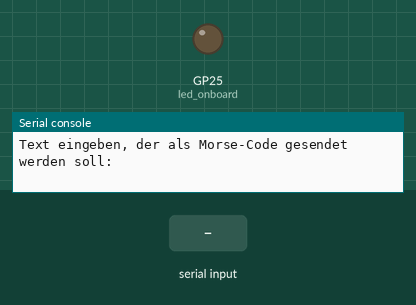
The program below on a simulated Raspberry Pi Pico running MicroPython. Parts: output pins drawn as LEDs (lit = HIGH), the last lines printed to the serial console. The inputs (shaded band) are chosen by the test bench. Threads take turns every 2 ms.

Above: at 1.2 s.
1.3 s: "A" typed at the serial console, then Enter
At 2.1 s:
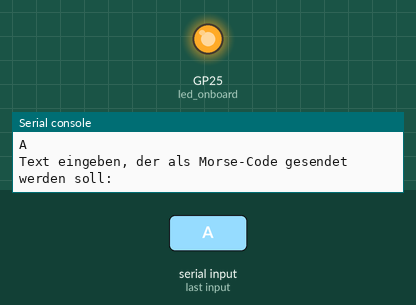
5.3 s: "B" typed at the serial console, then Enter
At 8.2 s:
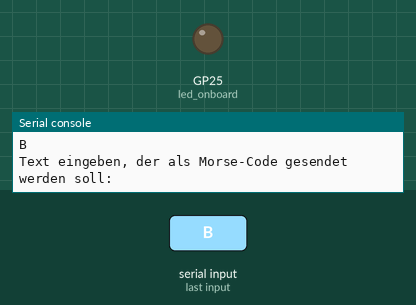
Timing chart, 0 to 9.7 s (numbered marks = the images above; inputs shaded):
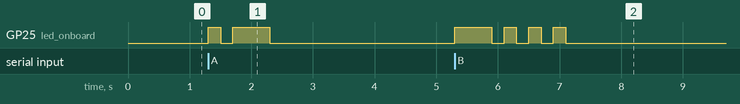

The program:

morse_blink.py
```python
import machine
import time
import _thread

# Initialisierung der Onboard-LED
led_onboard = machine.Pin(25, machine.Pin.OUT, value=0)

# Morse-Code Definitionen
morse_code = {
    'A': '.-',    'B': '-...',  'C': '-.-.',  'D': '-..',
    'E': '.',     'F': '..-.',  'G': '--.',   'H': '....',
    'I': '..',    'J': '.---',  'K': '-.-',   'L': '.-..',
    'M': '--',    'N': '-.',    'O': '---',   'P': '.--.',
    'Q': '--.-',  'R': '.-.',   'S': '...',   'T': '-',
    'U': '..-',   'V': '...-',  'W': '.--',   'X': '-..-',
    'Y': '-.--',  'Z': '--..',
    '1': '.----', '2': '..---', '3': '...--', '4': '....-',
    '5': '.....', '6': '-....', '7': '--...', '8': '---..',
    '9': '----.', '0': '-----',
    ' ': ' '
}

# Funktion zum Senden eines Morse-Codes über die LED
def send_morse(text):
    for char in text.upper():
        code = morse_code.get(char, '')
        for symbol in code:
            if symbol == '.':
                led_onboard.on()
                time.sleep(0.2)  # Kurzes Blinken für Punkt
            elif symbol == '-':
                led_onboard.on()
                time.sleep(0.6)  # Langes Blinken für Strich
            led_onboard.off()
            time.sleep(0.2)  # Wartezeit zwischen Symbolen
        time.sleep(0.6)  # Wartezeit zwischen Buchstaben

# Hauptprogramm für die Benutzereingabe
while True:
    text = input('Text eingeben, der als Morse-Code gesendet werden soll: ')
    _thread.start_new_thread(send_morse, (text,))
    
```

Measured:
- after the input at 1.3 s, GP25 (led_onboard): LOW → HIGH at once, → LOW 0.20 s later, → HIGH 0.20 s later, → LOW 0.60 s later
- after the input at 5.3 s, GP25 (led_onboard): LOW → HIGH at once, then repeats every 0.40 s: LOW 0.20 s, HIGH 0.20 s, until it stays LOW from 7.1 s
